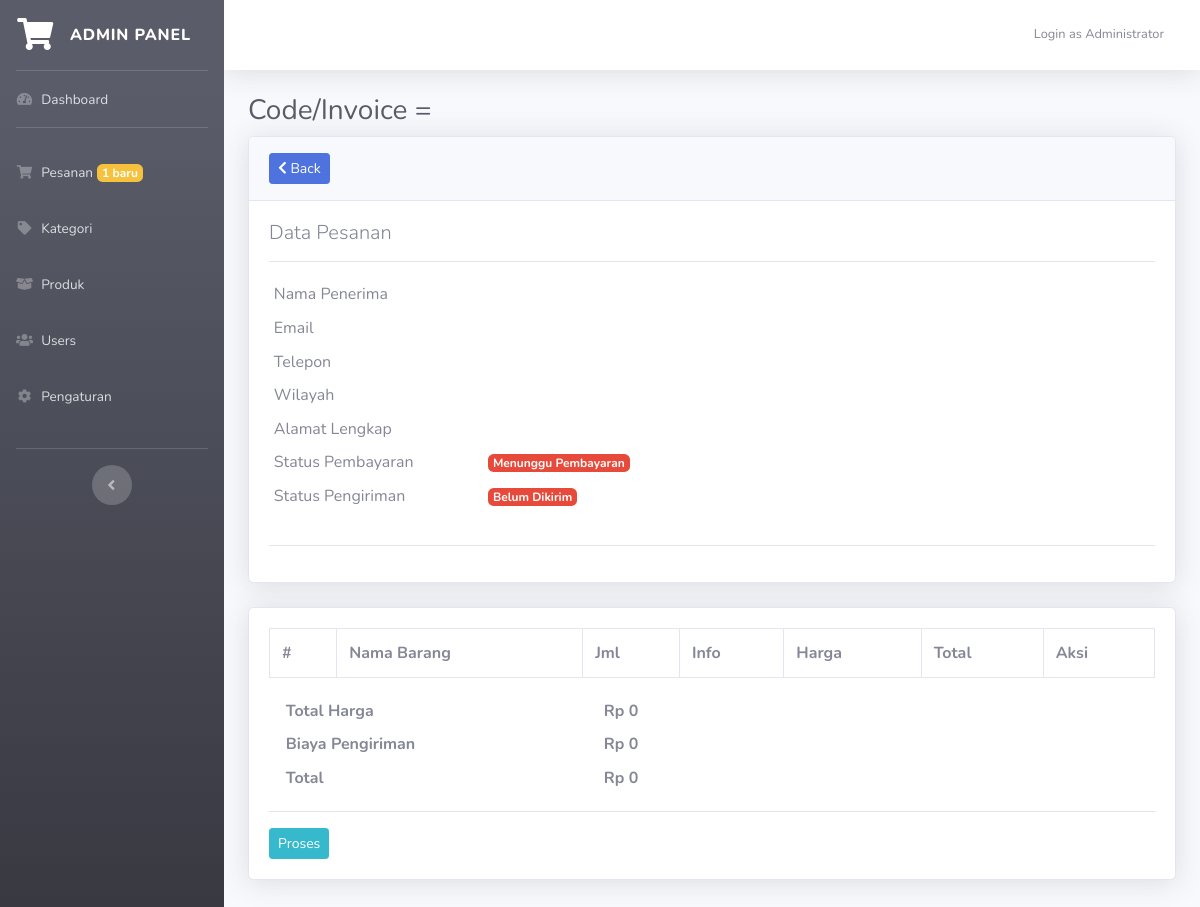
Page /admin.php?page=orders&invoice=021804 (signed in) on the earlier database version.
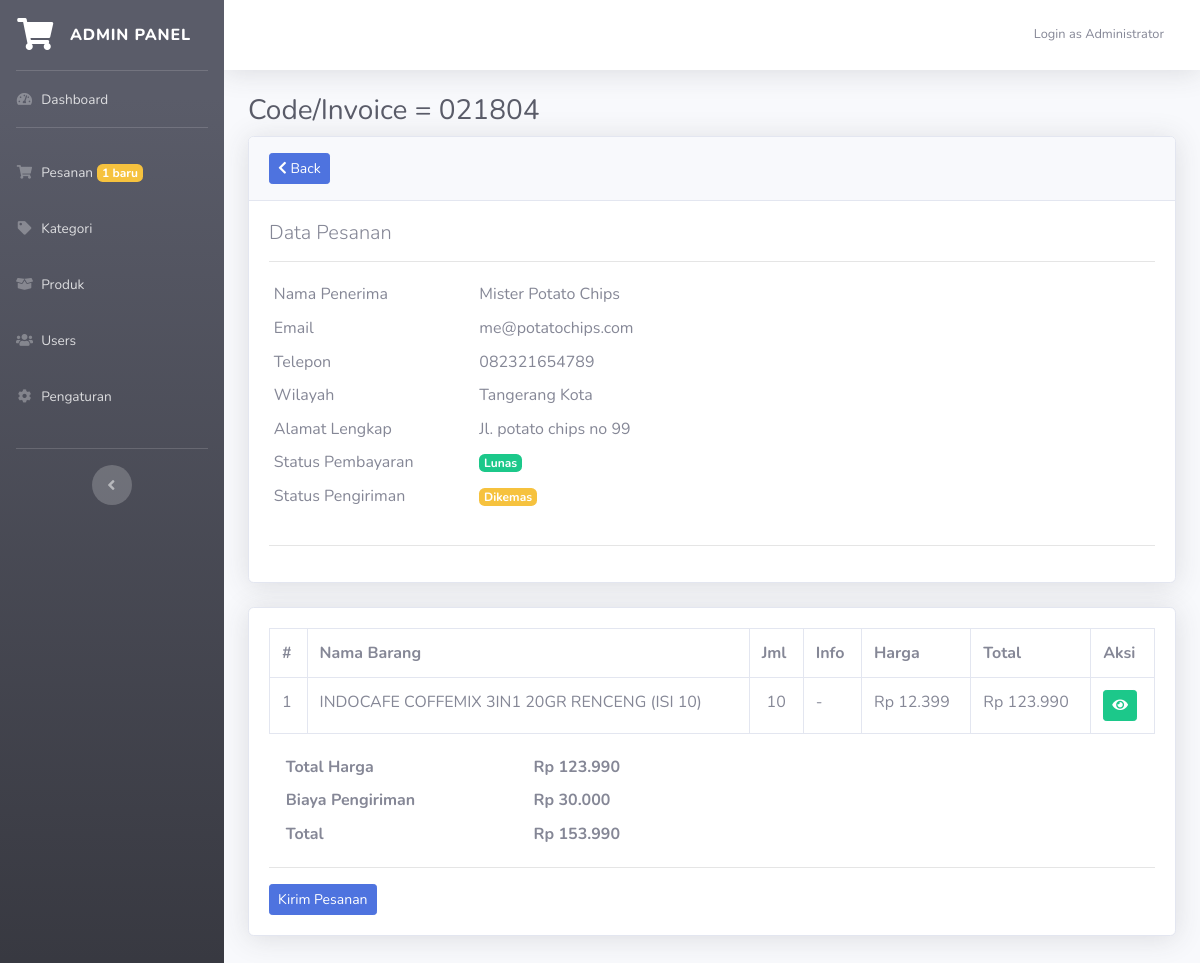
Same page on the later database version.
### tables this page shows
CREATE TABLE `invoice` (
  `id` int(11) NOT NULL,
  `invoice_code` varchar(10) NOT NULL,
  `name` varchar(50) NOT NULL,
  `email` varchar(50) NOT NULL,
  `telp` varchar(20) NOT NULL,
  `region` int(11) NOT NULL,
  `address` text NOT NULL,
  `ongkir` varchar(10) NOT NULL,
  `total_price` int(11) NOT NULL,
  `total_all` int(11) NOT NULL,
  `date_input` datetime NOT NULL,
  `status_payment` int(1) NOT NULL,
  `status_delivery` int(1) NOT NULL,
  `bukti_transfer` varchar(100) NOT NULL,
  `no_resi` varchar(50) NOT NULL,
  `expedisi` varchar(50) NOT NULL
);

CREATE TABLE `region` (
  `id` int(11) NOT NULL,
  `region` varchar(100) NOT NULL,
  `price` int(11) NOT NULL
);

CREATE TABLE `transaction` (
  `id` int(11) NOT NULL,
  `id_invoice` int(11) NOT NULL,
  `product_name` varchar(100) NOT NULL,
  `price` int(11) NOT NULL,
  `qty` int(11) NOT NULL,
  `link` varchar(100) NOT NULL,
  `ket` varchar(200) NOT NULL
);

### admin.php (called while the page is built, shortened)
<?php
require_once 'include/cfg.php';
require_once 'include/func.php';
include "module/templates/index-admin.php";

### include/func.php (called while the page is built, shortened)
<?php
function string2Number($cString){
    return str_replace(",","",$cString) ;
}
function number2String($nNumber,$nDecimals=0){
    $nNumber = floatval(string2Number($nNumber)) ;
    return number_format($nNumber,$nDecimals,",",".") ;
}

### module/admin/orders.php (the view, shortened to what this page needs)
<?php
if(isset($_GET['invoice']) && $_GET['invoice'] <> ""){
    $cInvoice = $_GET['invoice'];
    $dbData = mysqli_query($db,"select * from invoice where invoice_code='$cInvoice'");
    $vaInvoice = mysqli_fetch_array($dbData);
    $dbRegion = mysqli_query($db,"select * from region where id='{$vaInvoice['region']}'");
    $vaRegion = mysqli_fetch_array($dbRegion);
?>
<div class="container-fluid">
	<h1 class="h3 mb-2 text-gray-800 mb-2">Code/Invoice = <?= $vaInvoice['invoice_code']; ?></h1>
	<div class="card shadow mb-4">
		<div class="card-header py-3">
            <a href="?page=orders" class="btn btn-sm btn-primary"><i class="fa fa-chevron-left"></i> Back</a>
		</div>
		<div class="card-body">
            <h3 class="lead"> Data Pesanan</h3>
            <hr>
            <div class="row">
                <div class="col-md-6">
                    <table class="table table-sm table-borderless">
                        <tr>
                            <td>Nama Penerima</td>
                            <td><?= $vaInvoice['name']; ?></td>
                        </tr>
                        <tr>
                            <td>Email</td>
                            <td><?= $vaInvoice['email']; ?></td>
                        </tr>
                        <tr>
                            <td>Telepon</td>
                            <td><?= $vaInvoice['telp']; ?></td>
                        </tr>
                        <tr>
                            <td>Wilayah</td>
                            <td><?= $vaRegion['region']; ?></td>
                        </tr>
                        <tr>
                            <td>Alamat Lengkap</td>
                            <td><?= $vaInvoice['address']; ?></td>
                        </tr>
                        <tr>
                            <td>Status Pembayaran</td>
                            <?php if($vaInvoice['status_payment'] == 1){ ?>
                                <td><span class="badge badge-success">Lunas</span></td>
                            <?php
                                }else{
                                    if($vaInvoice['bukti_transfer'] <> ""){
                            ?>
								<td><span class="badge badge-warning">Menunggu Konfirmasi Admin</span></td>
                            <?php
                                    }else{
                            ?>
								<td><span class="badge badge-danger">Menunggu Pembayaran</span></td>
                            <?php
                                    }
                                }
                            ?>
                        </tr>
                        <tr>
                            <td>Status Pengiriman</td>
                            <?php
                                if($vaInvoice['status_delivery'] == 3){
                            ?>
                                <td><span class="badge badge-success">Pesanan Diterima</span></td>
                            <?php
                                }else if($vaInvoice['status_delivery'] == 2){
                            ?>
                                <td><span class="badge badge-info">Dikirim</span></td>
                            <?php
                                }else if($vaInvoice['status_delivery'] == 1){
                            ?>
                                <td><span class="badge badge-warning">Dikemas</span></td>
                            <?php
                                }else{ ?>
                                <td><span class="badge badge-danger">Belum Dikirim</span></td>
                            <?php } ?>
                        </tr>
                    </table>
                </div>
            </div>
            <hr>
		</div>
	</div>
    <div class="card shadow mb-5">
        <div class="card-body">
            <table class="table table-bordered">
                <tr>
                    <th>#</th>
                    <th>Nama Barang</th>
                    <th>Jml</th>
                    <th>Info</th>
                    <th>Harga</th>
                    <th>Total</th>
                    <th>Aksi</th>
                <?php
                $no=1;
                $dbOrder = mysqli_query($db,"select * from transaction where id_invoice='$cInvoice'");
                while($data = mysqli_fetch_array($dbOrder)){ ?>
                </tr>
                    <td><?= $no; ?></td>
                    <td><?= $data['product_name']; ?></td>
                    <td class="text-center"><?= $data['qty']; ?></td>
                    <?php if($data['ket'] == ""){ ?>
                        <td>-</td>
                    <?php }else{ ?>
                        <td><?= $data['ket']; ?></td>
                    <?php } ?>
                    <td>Rp <?= number2String($data['price']); ?></td>
                    <?php $total = $data['price'] * $data['qty']; ?>
                    <td>Rp <?= number2String($total); ?></td>
                    <td>
                        <a href="index.php?p=<?= $data['link']; ?>" target="_blank" class="btn btn-sm btn-success"><i class="fa fa-eye"></i></a>
                    </td>
                <tr>
                <?php
                    $no++;
                    }
                ?>
                </tr>
            </table>
            <div class="col-md-6">
                <table class="table table-borderless table-sm">
                    <tr>
                        <th>Total Harga</th>
                        <th>Rp <?= number2String($vaInvoice['total_price']); ?></script></th>
                    </tr>
                    <tr>
                        <th>Biaya Pengiriman</th>
                        <th>Rp <?= number2String($vaInvoice['ongkir']); ?></th>
                    </tr>
                    <tr>
                        <th>Total</th>
                        <th>Rp <?= number2String($vaInvoice['total_all']); ?></th>
                    </tr>
                </table>
            </div>
            <hr>
            <?php if($vaInvoice['status_payment'] == 0){ ?>
                <a href="?page=orders&opt=proses&invoice=<?= $vaInvoice['invoice_code']; ?>" onclick="return confirm('Anda sudah menerima pembayaran dan akan memproses pesanan?');" class="btn btn-info btn-sm">Proses</a>
            <?php }else if($vaInvoice['status_payment'] == 1 && $vaInvoice['status_delivery'] == 1){?>
                <a
                    href="#"
                    class="btn btn-primary btn-sm"
                    data-toggle="modal"
                    data-target="#kirimPesanan"
                    >Kirim Pesanan</a
                >
            <?php } ?>
        </div>
    </div>
</div>
<?php
}
?>

### module/templates/index-admin.php (shortened to what this page needs)
<!DOCTYPE html>
<html lang="en">
  <head>
    <link
      href="assets/vendor/fontawesome-free/css/all.min.css"
      rel="stylesheet"
      type="text/css"
    />
    <link href="assets/css/sb-admin-2.min.css" rel="stylesheet" />
    <link rel="stylesheet" href="assets/select2-4.0.6-rc.1/dist/css/select2.min.css">
    <link rel="stylesheet" type="text/css" href="https://cdn.datatables.net/v/bs4/dt-1.11.5/datatables.min.css"/>
    <link rel="stylesheet" media="screen" type="text/css" href="assets/css/colorpicker.css" />
  </head>
  <body id="page-top">
    <div id="wrapper">
      <ul
        class="navbar-nav bg-gradient-dark sidebar sidebar-dark accordion"
        id="accordionSidebar"
      >
        <a
          class="sidebar-brand d-flex align-items-center justify-content-center"
          href="?page=home"
        >
          <div class="sidebar-brand-icon rotate">
            <i class="fa fa-shopping-cart"></i>
          </div>
          <div class="sidebar-brand-text mx-3">ADMIN PANEL</div>
        </a>
        <hr class="sidebar-divider my-0" />
        <li class="nav-item">
          <a class="nav-link" href="?page=home">
            <i class="fas fa-fw fa-tachometer-alt"></i>
            <span>Dashboard</span></a
          >
        </li>
        <hr class="sidebar-divider" />
        <?php $orders = mysqli_num_rows(mysqli_query($db,"select * from invoice where status_payment=0")); ?>
        <li class="nav-item">
          <a class="nav-link" href="?page=orders">
            <i class="fas fa-fw fa-shopping-cart"></i>
            <span>Pesanan</span> <small class="badge badge-warning"><?=$orders?> baru</small></a
          >
        </li>
        <li class="nav-item">
          <a class="nav-link" href="?page=categories">
            <i class="fas fa-fw fa-tag"></i>
            <span>Kategori</span></a
          >
        </li>
        <li class="nav-item">
          <a class="nav-link" href="?page=products">
            <i class="fas fa-fw fa-box-open"></i>
            <span>Produk</span></a
          >
        </li>
        <li class="nav-item">
          <a class="nav-link" href="?page=pages">
            <i class="fas fa-fw fa-users"></i>
            <span>Users</span></a
          >
        </li>
        <li class="nav-item">
          <a class="nav-link" href="?page=settings">
            <i class="fas fa-fw fa-cog"></i>
            <span>Pengaturan</span></a
          >
        </li>
        <br />
        <hr class="sidebar-divider d-none d-md-block" />
        <div class="text-center d-none d-md-inline">
          <button class="rounded-circle border-0" id="sidebarToggle"></button>
        </div>
      </ul>
      <div id="content-wrapper" class="d-flex flex-column">
        <div id="content">
          <nav
            class="navbar navbar-expand navbar-light bg-white topbar mb-4 static-top shadow"
          >
            <ul class="navbar-nav ml-auto">
              <li class="nav-item dropdown no-arrow">
                <a
                  class="nav-link dropdown-toggle"
                  href="#"
                  id="userDropdown"
                  role="button"
                  data-toggle="dropdown"
                  aria-haspopup="true"
                  aria-expanded="false"
                >
                  <span class="mr-2 d-none d-lg-inline text-gray-600 small"
                    >Login as <?= $_SESSION['name']?></span
                  >
                </a>
              </li>
            </ul>
          </nav>
            <?php include $page;?>
          </div>
</body>
</html>

Differences in the rows shown:
added invoice: invoice_code "021804", name "Mister Potato Chips", email "me@potatochips.com", telp "082321654789", address "Jl. potato chips no 99", total_price "123.990", ongkir "30.000", total_all "153.990"
added region: region "Tangerang Kota"
added transaction: product_name "INDOCAFE COFFEMIX 3IN1 20GR RENCENG (ISI 10)", qty "10", price "12.399", number2String($total) "123.990"
Other differences:
number2String($vaInvoice['total_price']): "0" → (not shown)
number2String($vaInvoice['ongkir']): "0" → (not shown)
number2String($vaInvoice['total_all']): "0" → (not shown)
text no longer shown: "Menunggu Pembayaran Belum Dikirim Proses"
text now shown: "Lunas Dikemas Kirim Pesanan"
